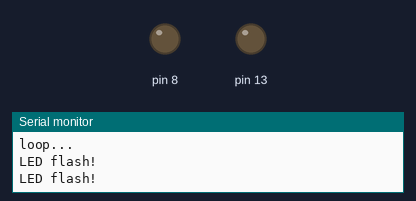
This sketch was run on a simulated Arduino Uno, built with avr-gcc and run on an emulated ATmega328P. Shown: output pins drawn as LEDs (lit = HIGH), the last lines printed to the serial monitor.

Above: at 0.3 s.
At 2.2 s:
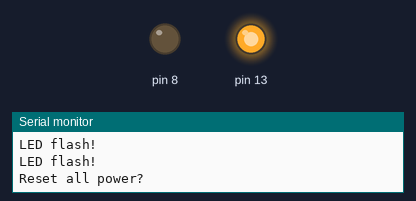
At 3.0 s:
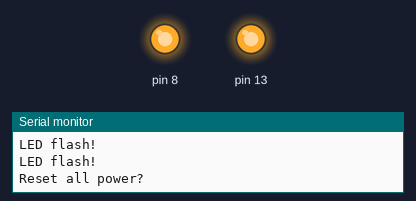
Timing chart, 0 to 5.9 s (numbered marks = the images above):
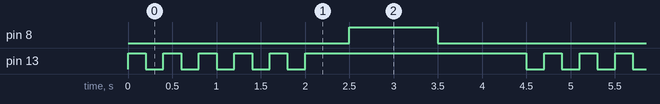

The sketch:

ResetFunctionWithRelay.ino
```cpp
void setup() {
  Serial.begin(9600);
  Serial.println("Setup");

  // initialize digital pin 13 as an output.
  pinMode(13, OUTPUT);

  // Relay trigger (OUTPUT pin defaults to LOW state)
  pinMode(8, OUTPUT);
}

void loop() {
  Serial.println("loop...");

  for (int cnt = 0; cnt < 10; cnt++) {
    digitalWrite(13, !digitalRead(13));
    Serial.println("LED flash!");
    delay(200);
  }
  digitalWrite(13,HIGH);

  Serial.println("Reset all power?");
  delay(500);
  digitalWrite(8, HIGH);

  // Code should never get here
  delay(1000);
  Serial.println("No RESET!");
  digitalWrite(8, LOW);
  delay(1000);
}
```

Measured:
- by itself, pin 8: alternates HIGH for 1.0 s and LOW for 3.5 s
- by itself, pin 13: repeats every 4.3 s: 4 × (LOW 0.20 s, HIGH 0.20 s), LOW 0.20 s, HIGH 2.5 s
- by itself, everything shown: repeats every 9.0 s, in 24 steps
